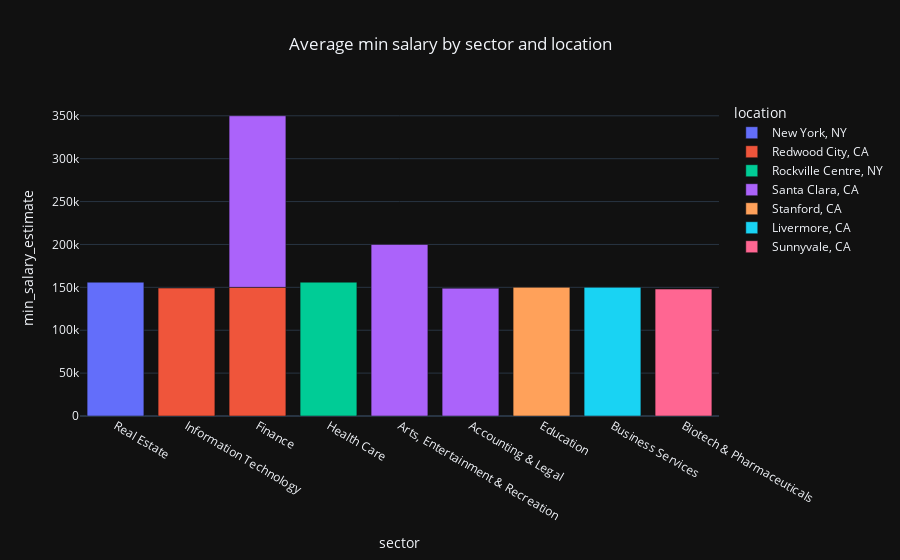

The notebook cell this image was saved under:
### Markdown cell above
#### Get the avg min salary estimate by sector and location

### Code cell
avg_min_salary_by_sector = df.groupby(['sector','location'])[['min_salary_estimate']]\
                             .mean()\
                             .reset_index()\
                             .sort_values(by=['min_salary_estimate'], ascending=False)\
                             .round(2)
	

#print(avg_min_salary_by_sector.head(10)) # Top 10 of most paying sectors by sector and location

fig = px.bar(data_frame=avg_min_salary_by_sector.head(10).sort_values(by='sector', ascending=False),
              x = "sector",
              y = "min_salary_estimate",
              color="location",
              title="Average min salary by sector and location", 
              template=PLOTLY_THEME)
fig.update_layout(title_x=0.5)
fig.show()

### Figure 1 — Plotly figure (JSON) as saved in the notebook; plotly's stock layout.template omitted (floating-point values rounded to 4 significant figures)
{"data": [{"alignmentgroup": "True", "hovertemplate": "location=New York, NY<br>sector=%{x}<br>min_salary_estimate=%{y}<extra></extra>", "legendgroup": "New York, NY", "marker": {"color": "#636efa", "pattern": {"shape": ""}}, "name": "New York, NY", "offsetgroup": "New York, NY", "orientation": "v", "showlegend": true, "textposition": "auto", "type": "bar", "x": ["Real Estate"], "xaxis": "x", "y": [156000], "yaxis": "y"}, {"alignmentgroup": "True", "hovertemplate": "location=Redwood City, CA<br>sector=%{x}<br>min_salary_estimate=%{y}<extra></extra>", "legendgroup": "Redwood City, CA", "marker": {"color": "#EF553B", "pattern": {"shape": ""}}, "name": "Redwood City, CA", "offsetgroup": "Redwood City, CA", "orientation": "v", "showlegend": true, "textposition": "auto", "type": "bar", "x": ["Information Technology", "Finance"], "xaxis": "x", "y": [149100.0, 150000], "yaxis": "y"}, {"alignmentgroup": "True", "hovertemplate": "location=Rockville Centre, NY<br>sector=%{x}<br>min_salary_estimate=%{y}<extra></extra>", "legendgroup": "Rockville Centre, NY", "marker": {"color": "#00cc96", "pattern": {"shape": ""}}, "name": "Rockville Centre, NY", "offsetgroup": "Rockville Centre, NY", "orientation": "v", "showlegend": true, "textposition": "auto", "type": "bar", "x": ["Health Care"], "xaxis": "x", "y": [156000], "yaxis": "y"}, {"alignmentgroup": "True", "hovertemplate": "location=Santa Clara, CA<br>sector=%{x}<br>min_salary_estimate=%{y}<extra></extra>", "legendgroup": "Santa Clara, CA", "marker": {"color": "#ab63fa", "pattern": {"shape": ""}}, "name": "Santa Clara, CA", "offsetgroup": "Santa Clara, CA", "orientation": "v", "showlegend": true, "textposition": "auto", "type": "bar", "x": ["Finance", "Arts, Entertainment & Recreation", "Accounting & Legal"], "xaxis": "x", "y": [200000, 200000, 149000], "yaxis": "y"}, {"alignmentgroup": "True", "hovertemplate": "location=Stanford, CA<br>sector=%{x}<br>min_salary_estimate=%{y}<extra></extra>", "legendgroup": "Stanford, CA", "marker": {"color": "#FFA15A", "pattern": {"shape": ""}}, "name": "Stanford, CA", "offsetgroup": "Stanford, CA", "orientation": "v", "showlegend": true, "textposition": "auto", "type": "bar", "x": ["Education"], "xaxis": "x", "y": [150000], "yaxis": "y"}, {"alignmentgroup": "True", "hovertemplate": "location=Livermore, CA<br>sector=%{x}<br>min_salary_estimate=%{y}<extra></extra>", "legendgroup": "Livermore, CA", "marker": {"color": "#19d3f3", "pattern": {"shape": ""}}, "name": "Livermore, CA", "offsetgroup": "Livermore, CA", "orientation": "v", "showlegend": true, "textposition": "auto", "type": "bar", "x": ["Business Services"], "xaxis": "x", "y": [150000], "yaxis": "y"}, {"alignmentgroup": "True", "hovertemplate": "location=Sunnyvale, CA<br>sector=%{x}<br>min_salary_estimate=%{y}<extra></extra>", "legendgroup": "Sunnyvale, CA", "marker": {"color": "#FF6692", "pattern": {"shape": ""}}, "name": "Sunnyvale, CA", "offsetgroup": "Sunnyvale, CA", "orientation": "v", "showlegend": true, "textposition": "auto", "type": "bar", "x": ["Biotech & Pharmaceuticals"], "xaxis": "x", "y": [148000], "yaxis": "y"}], "layout": {"barmode": "relative", "legend": {"title": {"text": "location"}, "tracegroupgap": 0}, "title": {"text": "Average min salary by sector and location", "x": 0.5}, "xaxis": {"anchor": "y", "domain": [0, 1], "title": {"text": "sector"}}, "yaxis": {"anchor": "x", "domain": [0, 1], "title": {"text": "min_salary_estimate"}}}}
